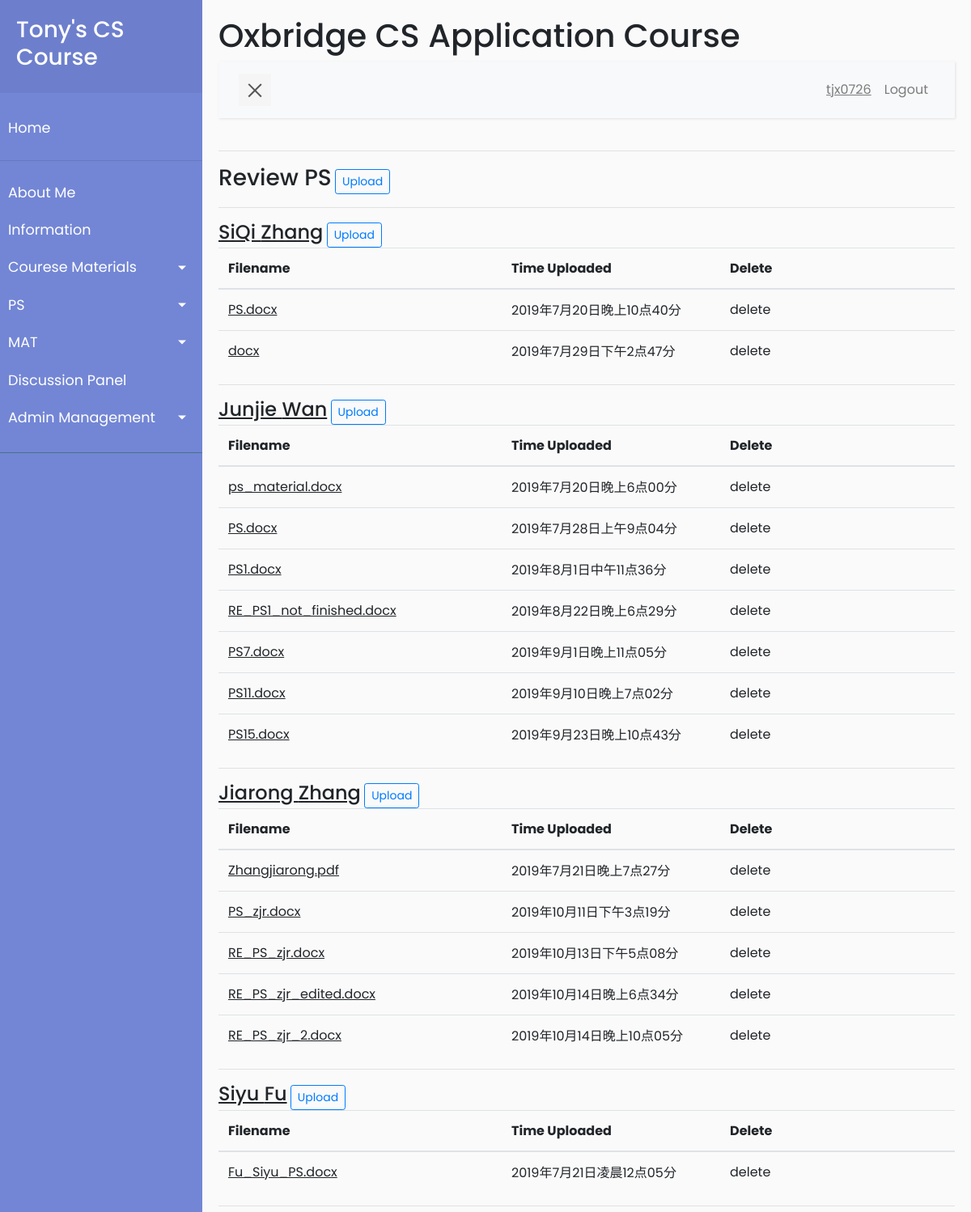
The app's page /management/ps_management/review (signed in, upper part) with its own data.
### app/models.py (models this page shows, shortened)
class User(UserMixin, db.Model):
    id = db.Column(db.Integer, primary_key=True)
    username = db.Column(db.String(64), index=True, unique=True)
    firstname = db.Column(db.String(64), index=True)
    lastname = db.Column(db.String(64), index=True)
    email = db.Column(db.String(120), index=True, unique=True)
    password_hash = db.Column(db.String(128))
    is_admin = db.Column(db.Boolean, default=False)
    posts = db.relationship('Post', backref='author', lazy='dynamic')
    mats = db.relationship('Mat', secondary=user_mat_association,
                           back_populates='viewers')
    mat_results = db.relationship(
        'Mat_result', backref='student', lazy='dynamic')
    ps_own = db.relationship("Ps_files", backref='owner', lazy='dynamic',
                             foreign_keys='Ps_files.user_id_owner')
    ps_by_me = db.relationship("Ps_files", backref='author',
                               lazy='dynamic', foreign_keys='Ps_files.user_id_author')

class Ps_files(db.Model):
    id = db.Column(db.Integer, primary_key=True)
    timestamp = db.Column(db.DateTime, index=True, default=datetime.utcnow)
    user_id_owner = db.Column(db.Integer, db.ForeignKey('user.id'))
    user_id_author = db.Column(db.Integer, db.ForeignKey('user.id'))
    file_name = db.Column(db.String(50), index=True)

### app/routes.py (the view)
@app.route('/management/ps_management/review')
@login_required
@admin_requirement
def ps_management():
    users = User.query.filter_by(is_admin=False).order_by(User.id).all()
    data = []
    for u in users:
        d = {}
        d['user'] = u
        d['ps'] = u.ps_own.order_by(Ps_files.timestamp).all()
        data.append(d)
    return render_template('ps_review_all.html', title='Review PS', data=data)

### app/models.py (called while the page is built)
@login.user_loader
def load_user(id):
    return User.query.get(int(id))

### app/routes.py (called while the page is built)
def admin_requirement(f):
    from functools import wraps
    @wraps(f)
    def wrap(*args, **kwargs):
        if current_user.is_admin:
            return f(*args, **kwargs)
        else:
            flash('You have no access to admin contents.')
            return redirect(url_for('index'))
    return wrap

### app/templates/ps_review_all.html (shortened to what this page needs)
{% extends "base.html" %}
{% block content %}
    <h3 style="display:inline;">Review PS</h3>
    <a class="btn btn-outline-primary btn-sm"
       href="{{url_for('ps_upload_general')}}"
            role="button">Upload</a>
    <hr>
    {% if data | length > 0%}
    {% for d in data %}
    {% set u = d['user']%}
    <h4 style="display:inline;"><u><a href="{{ url_for('ps_management_user', username=u.username)}}">{{
                u.firstname}} {{ u.lastname}}</a></u></h4>
    <a class="btn btn-outline-primary btn-sm"
       href="{{url_for('ps_upload_user', username=u.username)}}"
            role="button">Upload</a>
    {% if d['ps'] | length > 0%}
    <table class="table">
        <thead>
            <tr>
                <th scope="col" width="350">Filename</th>
                <th scope="col" width="270">Time Uploaded</th>
                <th scope="col" >Delete</th>
            </tr>
        </thead>
        <tbody>
            {% for ps in d['ps']%}
                <tr>
                    {% include '_ps_display.html'%}
                </tr>
            {% endfor %}
        </tbody>
    </table>
    {% else %}
    <h6> This student has no PS file uploaded. </h6>
    {% endif%}
    <hr>
    {% endfor%}
    {% else %}
    <h5>There is no PS yet.</5>
    {% endif %}
{% endblock%}

### app/templates/base.html (shortened to what this page needs)
<html lang="en">
    <head>
        <link rel="stylesheet" href="{{  url_for('static', filename='scripts/css/bootstrap.min.css') }}">
        <link rel="stylesheet" href="{{  url_for('static', filename='scripts/css/style5.css') }}">
    </head>
    <body>
        <div class="wrapper">
            <nav id="sidebar">
                <div class="sidebar-header">
                    <a href="{{ url_for('index') }}"><h3>Tony's CS Course</h3></a>
                </div>
                <ul class="list-unstyled components">
                    <li>
                        <a href="{{ url_for('index') }}">Home</a>
                    </li>
                    <hr>
                    <li>
                        <a href="{{ url_for('about_me') }}">About Me</a>
                    </li>
                    <li>
                        <a href="{{ url_for('information')}}">Information</a>
                    </li>
                    <li>
                        <a href="#cmSubmenu" data-toggle="collapse"
                            aria-expanded="false"
                            class="dropdown-toggle">Courese Materials</a>
                    </li>
                    <li>
                        <a href="#psSubmenu" data-toggle="collapse"
                            aria-expanded="false" class="dropdown-toggle">PS</a>
                    </li>
                    <li>
                        <a href="#matSubmenu" data-toggle="collapse"
                            aria-expanded="false" class="dropdown-toggle">MAT</a>
                    </li>
                    <li>
                        <a href="{{ url_for('discussion_no_page') }}">Discussion Panel</a>
                    </li>
					{% if current_user.is_admin%}
                    <li>
                        <a href="#adminSubmenu" data-toggle="collapse" aria-expanded="false" class="dropdown-toggle">Admin Management</a>
                    </li>
					{% endif %}
                </ul>
            </nav>
            <div id="content">
                <h1>Oxbridge CS Application Course</h1>
                <nav class="navbar navbar-expand-lg navbar-light bg-light">
                    <div class="container-fluid">
                        <button type="button" id="sidebarCollapse" class="navbar-btn">
                            <span></span>
                        </button>
                        <div class="collapse navbar-collapse" id="navbarSupportedContent">
                            <ul class="nav navbar-nav ml-auto">
                                {% if current_user.is_anonymous %}
                                <li class="nav-item">
                                    <a class="nav-link" href="{{ url_for('login') }}">Login</a>
                                </li>
                                <li class="nav-item">
                                    <a class="nav-link" href="{{
                                        url_for('register') }}">Register</a>
                                </li>
                                {% else %}
                                <li class="nav-item">
                                    <a class="nav-link" href="{{
                                        url_for('user_default', username=current_user.username)}}"><u>{{current_user.username}}</u></a>
                                </li>
                                <li class="nav-item">
                                    <a class="nav-link" href="{{ url_for('logout') }}">Logout</a>
                                </li>
                                {% endif %}
                            </ul>
                        </div>
                    </div>
                </nav>
                <hr>
                {% block content %}
                {% endblock %}
            </div>
        </div>
    </body>
</html>

### app/templates/_ps_display.html (shortened to what this page needs)
<td>
    <a href = "{{ url_for('ps_files', username=ps.owner.username,
    filename=ps.file_name)}}"><u>{{ps.file_name}}</u></a>
</td>
<td>
    <span class="datetime">{{ps.timestamp}}</span>
</td>
<td>
    <a href="{{url_for('ps_delete', id=ps.id)}}">delete</a>
</td>

### app/static/scripts/css/style5.css (style rules this page uses)
body { font-family: 'Poppins', sans-serif; background: #fafafa; word-wrap: break-word; }
a, a:hover, a:focus { color: inherit; text-decoration: none; transition: all 0.3s; }
.navbar { padding: 15px 10px; background: #fff; border: none; border-radius: 0; margin-bottom: 40px; box-shadow: 1px 1px 3px rgba(0, 0, 0, 0.1); }
.navbar-btn { box-shadow: none; outline: none !important; border: none; }
.wrapper { display: flex; width: 100%; align-items: stretch; perspective: 1500px; }
#sidebar { min-width: 250px; max-width: 250px; background: #7386D5; color: #fff; transition: all 0.6s cubic-bezier(0.945, 0.020, 0.270, 0.665); transform-origin: bottom left; }
#sidebar .sidebar-header { padding: 20px; background: #6d7fcc; }
#sidebar ul.components { padding: 20px 0; border-bottom: 1px solid #47748b; }
#sidebar ul li a { padding: 10px; font-size: 1.1em; display: block; }
a[data-toggle="collapse"] { position: relative; }
.dropdown-toggle::after { display: block; position: absolute; top: 50%; right: 20px; transform: translateY(-50%); }
#content { width: 100%; padding: 20px; min-height: 100vh; transition: all 0.3s; }
#sidebarCollapse { width: 40px; height: 40px; background: #f5f5f5; cursor: pointer; }
#sidebarCollapse span { width: 80%; height: 2px; margin: 0 auto; display: block; background: #555; transition: all 0.8s cubic-bezier(0.810, -0.330, 0.345, 1.375); transition-delay: 0.2s; }
#sidebarCollapse span:last-of-type { transform: rotate(-45deg) translate(1px, -1px); }

### records on screen
User: username "tjx0726"
User: firstname "SiQi", lastname "Zhang"
Ps_files: file_name "PS.docx"
Ps_files: file_name "docx"
User: firstname "Junjie", lastname "Wan"
Ps_files: file_name "ps_material.docx"
Ps_files: file_name "PS.docx"
Ps_files: file_name "PS1.docx"
Ps_files: file_name "RE_PS1_not_finished.docx"
Ps_files: file_name "PS7.docx"
Ps_files: file_name "PS11.docx"
Ps_files: file_name "PS15.docx"
User: firstname "Jiarong", lastname "Zhang"
Ps_files: file_name "Zhangjiarong.pdf"
Ps_files: file_name "PS_zjr.docx"
Ps_files: file_name "RE_PS_zjr.docx"
Ps_files: file_name "RE_PS_zjr_edited.docx"
Ps_files: file_name "RE_PS_zjr_2.docx"
User: firstname "Siyu", lastname "Fu"
Ps_files: file_name "Fu_Siyu_PS.docx"
